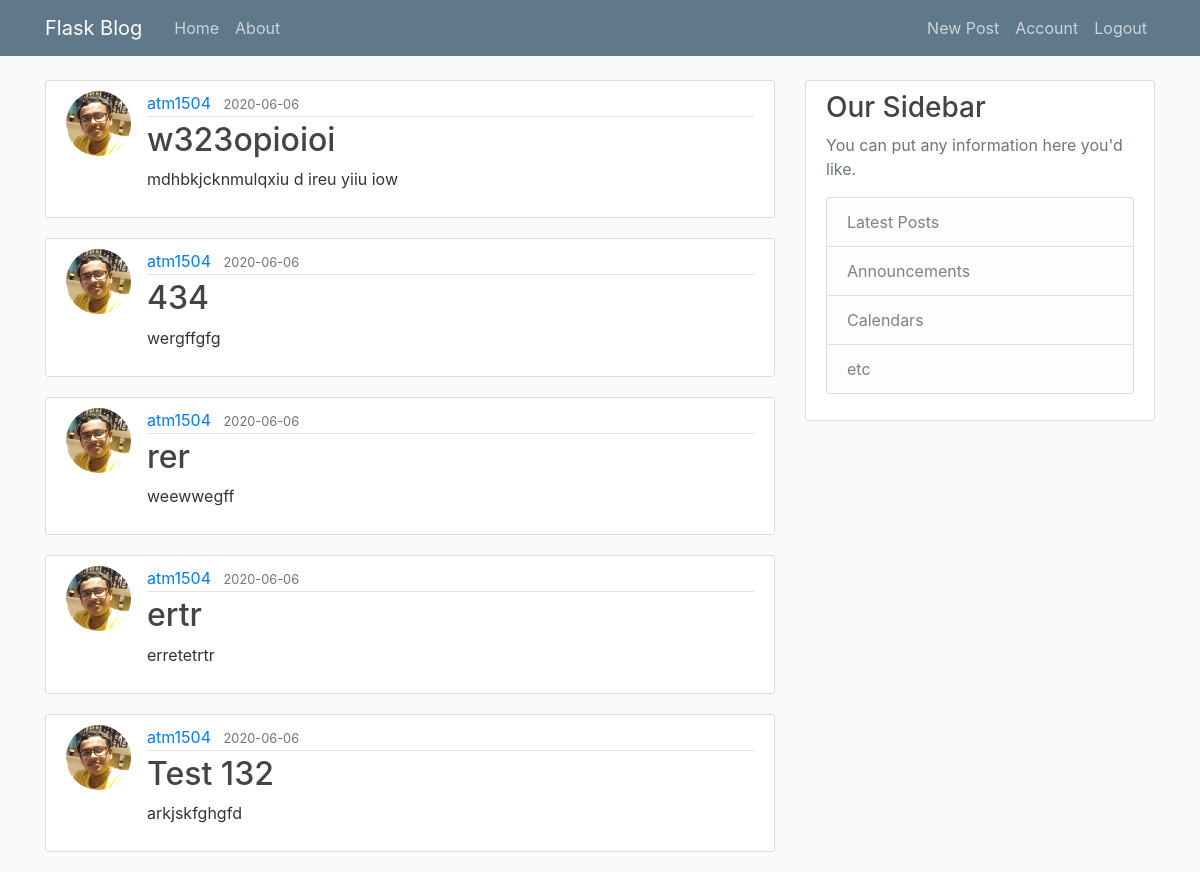
The app's page /home (signed in) with its own data.
### quote_post/models.py (models this page shows, shortened)
class Post(db.Model):
    id = db.Column(db.Integer, primary_key=True)
    title = db.Column(db.String(20), nullable=False)
    date_posted = db.Column(db.DateTime, nullable=False, default=datetime.utcnow)
    content = db.Column(db.Text, nullable=False)
    user_id = db.Column(db.Integer, db.ForeignKey('user.id'), nullable=False)

class User(db.Model,UserMixin):
    id = db.Column(db.Integer, primary_key=True)
    username = db.Column(db.String(20), unique=True, nullable=False)
    email = db.Column(db.String(120), unique=True, nullable=False)
    image_file = db.Column(db.String(20), nullable=False, default='default.jpg')
    password = db.Column(db.String(60), nullable=False)
    posts = db.relationship("Post", backref="author", lazy=True)

### quote_post/routes.py (the view)
@app.route('/')
@app.route("/home")
def home():
    if current_user.is_authenticated==False:
            return redirect(url_for("login"))
    page = request.args.get('page', 1, type=int)
    posts = Post.query.order_by(Post.date_posted.desc()).paginate(per_page=5, page=page)
    return render_template("home.html", posts=posts, title="ATM")

### quote_post/models.py (called while the page is built)
@loginManager.user_loader
def load_user(user_id):
    return User.query.get(int(user_id))

### quote_post/templates/home.html
{% extends "layout.html" %}
{% block content %}
    {% for post in posts %}
        <article class="media content-section">
          <img class="rounded-circle article-img" src="{{ url_for('static', filename='profile_pics/' + post.author.image_file)}}">
          <div class="media-body">
            <div class="article-metadata">
              <a class="mr-2" href="#">{{ post.author.username }}</a>
              <small class="text-muted">{{ post.date_posted.strftime('%Y-%m-%d') }}</small>
            </div>
            <h2><a class="article-title" href="{{url_for('post',post_id=post.id)}}">{{ post.title }}</a></h2>
            <p class="article-content">{{ post.content }}</p>
          </div>
        </article>
    {% endfor %}
{% endblock content %}

### quote_post/static/main.css (style rules this page uses)
body { background: #fafafa; color: #333333; margin-top: 5rem; }
h1, h2, h3, h4, h5, h6 { color: #444444; }
.content-section { background: #ffffff; padding: 10px 20px; border: 1px solid #dddddd; border-radius: 3px; margin-bottom: 20px; }
.article-title { color: #444444; }
.article-content { white-space: pre-line; }
.article-img { height: 65px; width: 65px; margin-right: 16px; }
.article-metadata { padding-bottom: 1px; margin-bottom: 4px; border-bottom: 1px solid #e3e3e3 }

### records on screen
Post: image_file (picture), author.username "atm1504", date_posted "2020-06-06", title "w323opioioi", content "mdhbkjcknmulqxiu d ireu yiiu iow"
Post: image_file (picture), author.username "atm1504", date_posted "2020-06-06", title "434", content "wergffgfg"
Post: image_file (picture), author.username "atm1504", date_posted "2020-06-06", title "rer", content "weewwegff"
Post: image_file (picture), author.username "atm1504", date_posted "2020-06-06", title "ertr", content "erretetrtr"
Post: image_file (picture), author.username "atm1504", date_posted "2020-06-06", title "Test 132", content "arkjskfghgfd"
